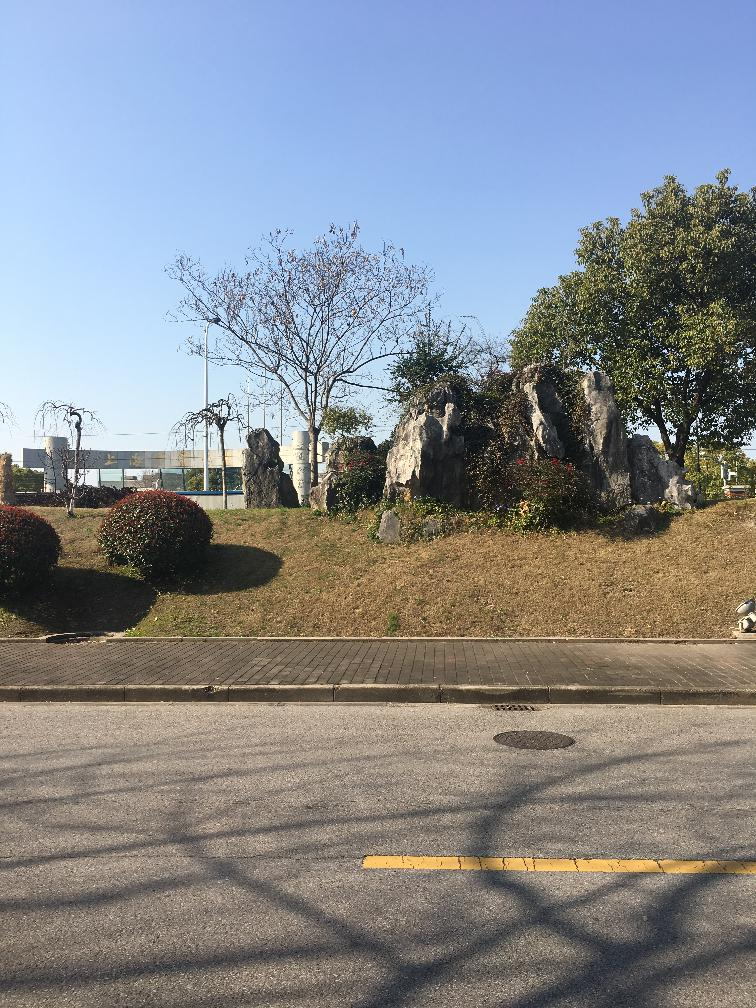
//> input picture opencv/pics/01_left.jpg, 756 x 1008 px
$ ./surf   (built with g++ and OpenCV 4)
//> lines starting //> are read from the running program, lines starting //| are printed output that depends on the picture
#include <opencv2/opencv.hpp>
#include <opencv2/xfeatures2d.hpp>

#include <iostream>
#include <string>
#include <fstream>

using namespace cv;
using namespace std;
using namespace cv::xfeatures2d;

void OptimizeSeam(Mat& img1, Mat& trans, Mat& dst);

bool file_exists(const string& name) {
    ifstream f(name.c_str());
    return f.good();
}

typedef struct {
    Point2f left_top;
    Point2f left_bottom;
    Point2f right_top;
    Point2f right_bottom;
} four_corners_t;

four_corners_t corners;

// [43 lines left out: function CalcCorners, not called in this run]

int main(int argc, char *argv[]) {
    string basePath = "../../pics/";
    string img01_path, img02_path;
    if(argc > 2) {
        img01_path = argv[1];
        img02_path = argv[2];
    } else {
        img01_path = "01_left.jpg";
        img02_path = "01_right.jpg";
    }
    img01_path = basePath + img01_path;
    img02_path = basePath + img02_path;
    if(!file_exists(img01_path) || !file_exists(img02_path)) {
        cout << "file dosen't exits" << endl;
    }
    Mat image02 = imread(img01_path, IMREAD_COLOR); // left
//> image02 is the input picture: 1008 rows x 756 cols, CV_8UC3; mean B, G, R 141.6, 136.6, 132.8
    Mat image01 = imread(img02_path, IMREAD_COLOR); // right
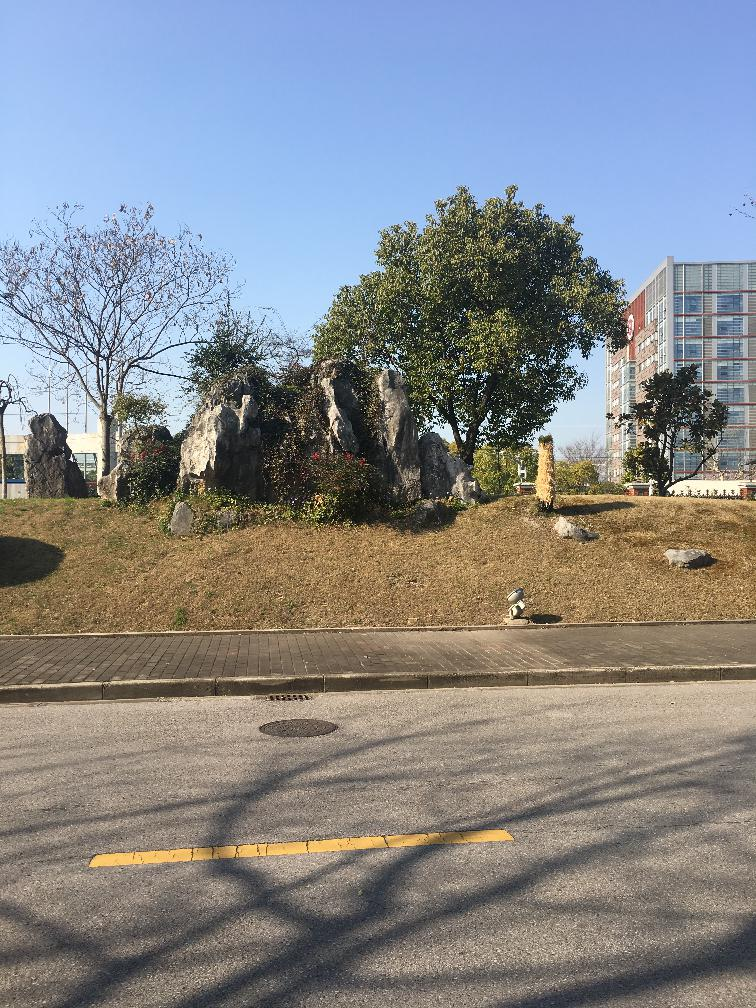
//> input picture opencv/pics/01_right.jpg, 756 x 1008 px
//> image01 is the input picture: 1008 rows x 756 cols, CV_8UC3; mean B, G, R 139, 135.8, 133.5

    //灰度图转换
    Mat image1, image2;
    cvtColor(image01, image1, COLOR_RGB2GRAY);
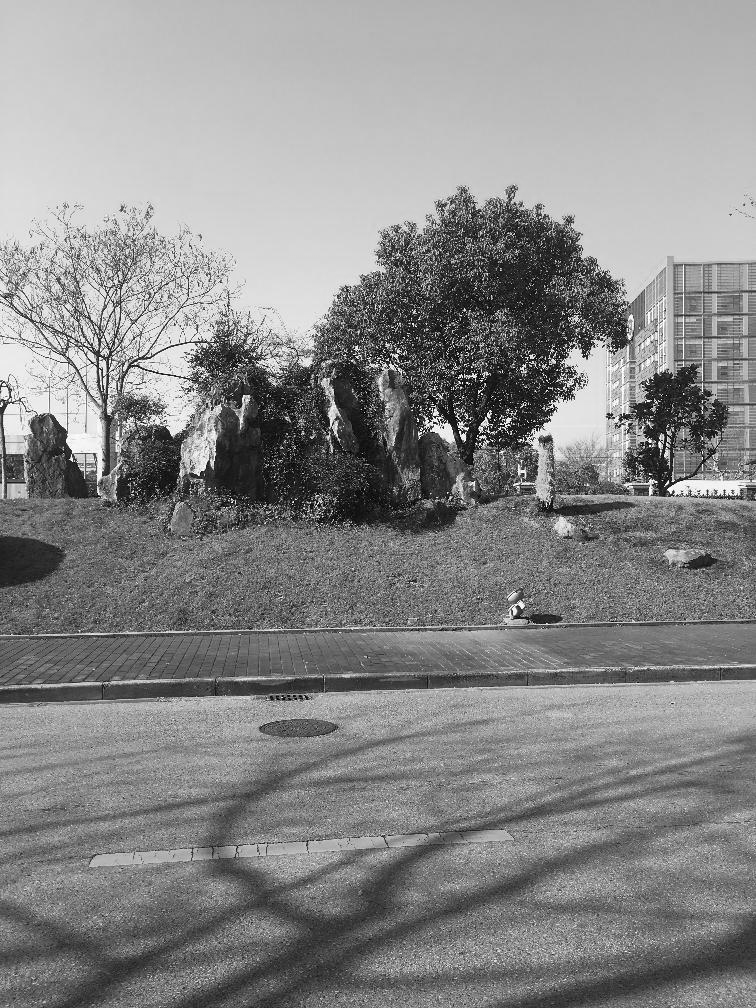
//> image1: 1008 rows x 756 cols, CV_8UC1; min 0, max 255, mean 136.5
    cvtColor(image02, image2, COLOR_RGB2GRAY);
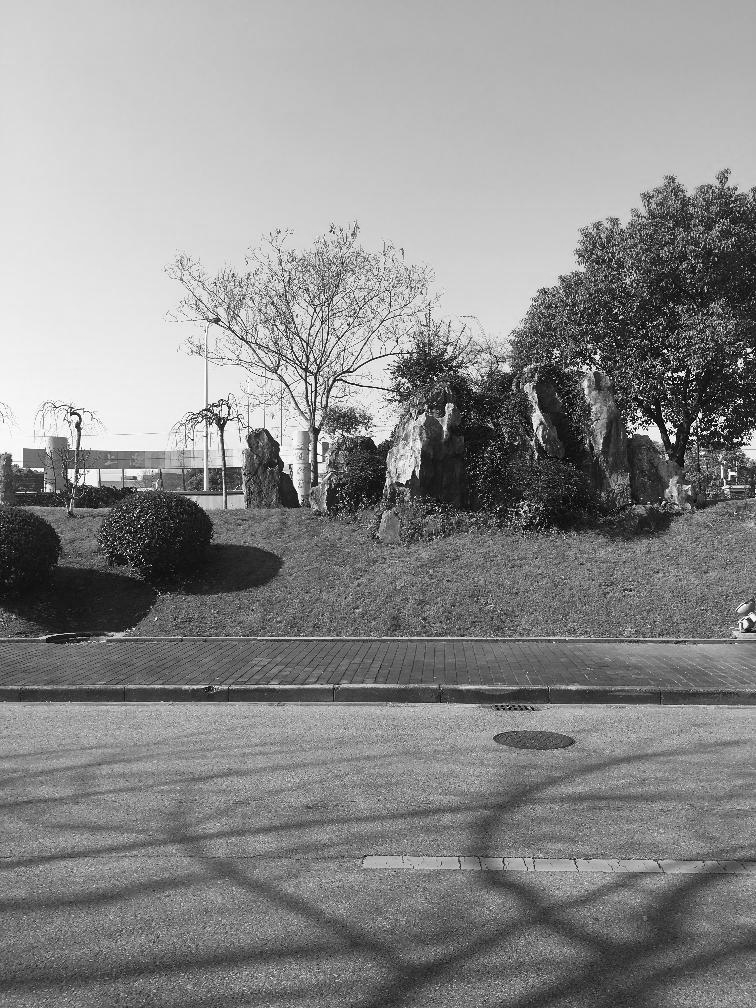
//> image2: 1008 rows x 756 cols, CV_8UC1; min 0, max 255, mean 137.7

    //提取特征点,
    int minHessian = 400;
//> (the run ends here: the program stops with an error, at `Ptr<SURF> SurfFeatureDetector = SURF::create(minHessian);`)
